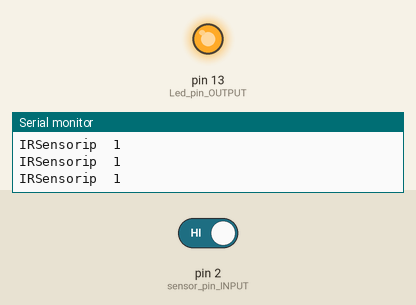
This sketch was run on a simulated Arduino Uno, built with avr-gcc and run on an emulated ATmega328P. Parts: output pins drawn as LEDs (lit = HIGH), the last lines printed to the serial monitor. The test bench sets the inputs (shaded band); at power-on: pin 2 (sensor_pin_INPUT) HIGH.

Above: at 1.2 s.
1.3 s: pin 2 (sensor_pin_INPUT) driven LOW
At 2.0 s:
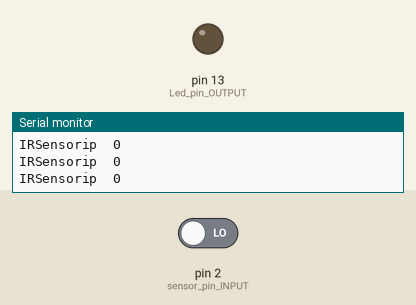
2.8 s: pin 2 (sensor_pin_INPUT) driven HIGH
At 4.2 s:
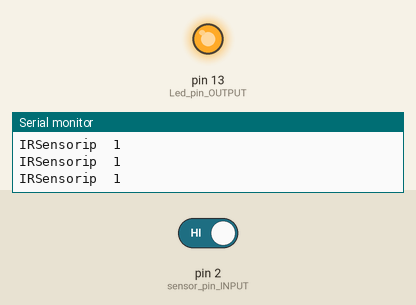
Timing chart, 0 to 5.8 s (numbered marks = the images above; inputs shaded):
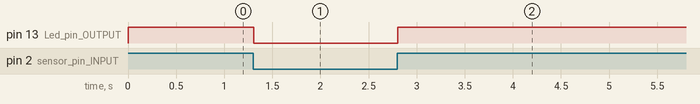

The sketch:

IRsensor.ino
```cpp
void setup()

{
  pinMode (2, INPUT); // sensor pin INPUT
  Serial.begin(9600);
  pinMode (13, OUTPUT); // Led pin OUTPUT
}

void loop()
{
  Serial.print("IRSensorip  ");
  Serial.println(digitalRead(2));

  if (digitalRead(2)==0)
  {
    digitalWrite(13, LOW); // LED LOW
  }
    else
  {
    digitalWrite(13, HIGH); // LED High
  }

}
```

Measured:
- after the input at 1.3 s, pin 13 (Led_pin_OUTPUT): HIGH → LOW at once
- after the input at 2.8 s, pin 13 (Led_pin_OUTPUT): LOW → HIGH at once
